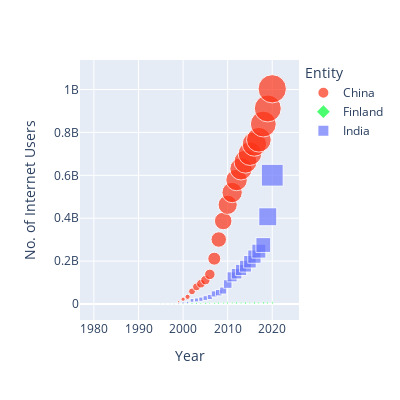

Write notebook code for a chart like this one.
### Code cell
colors = px.colors.qualitative.Light24
px.scatter(data_frame=  df_country, x= "Year",y ='No. of Internet Users'
           , width= 400, height=400, color = 'Entity', color_discrete_sequence=colors
           , symbol="Entity",size = 'No. of Internet Users')
